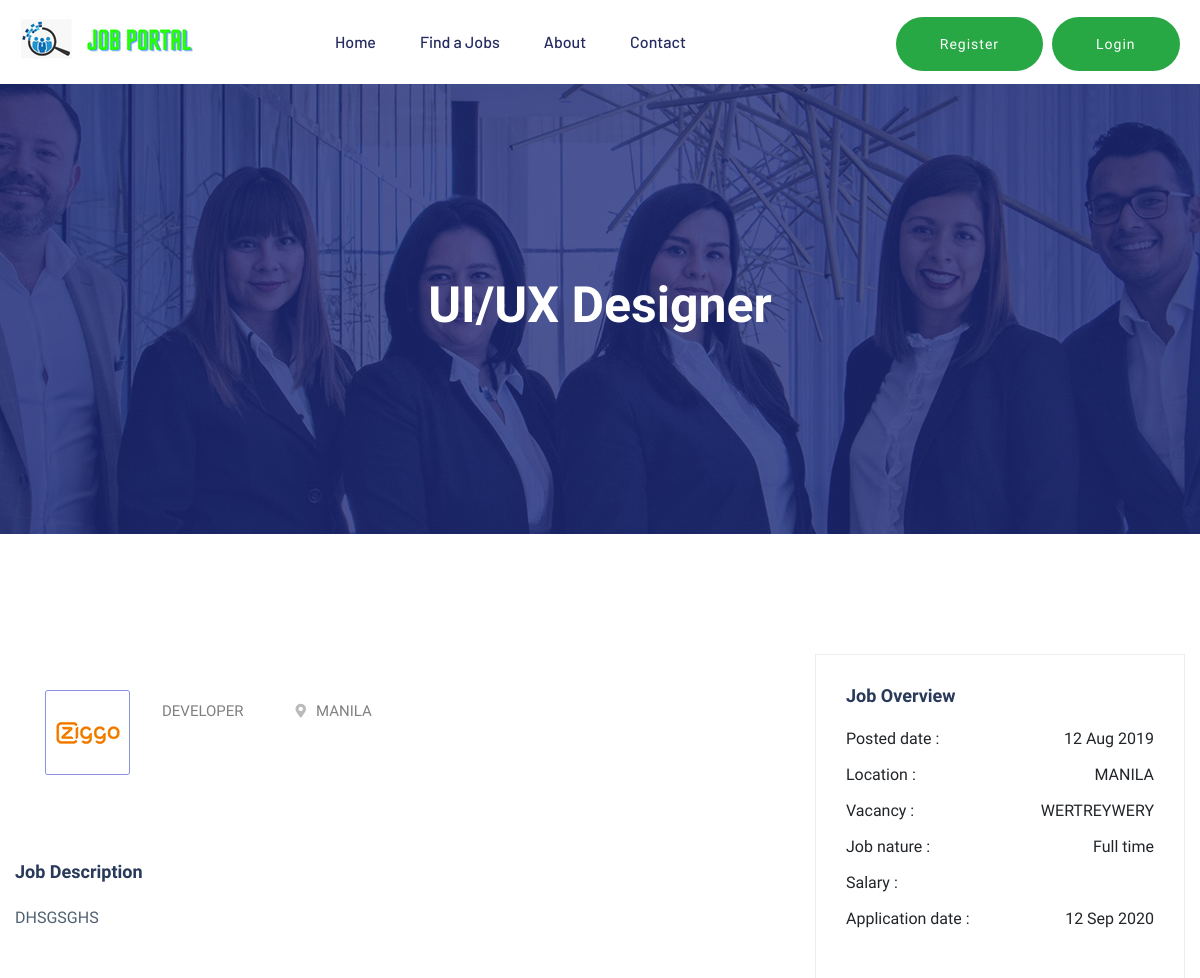
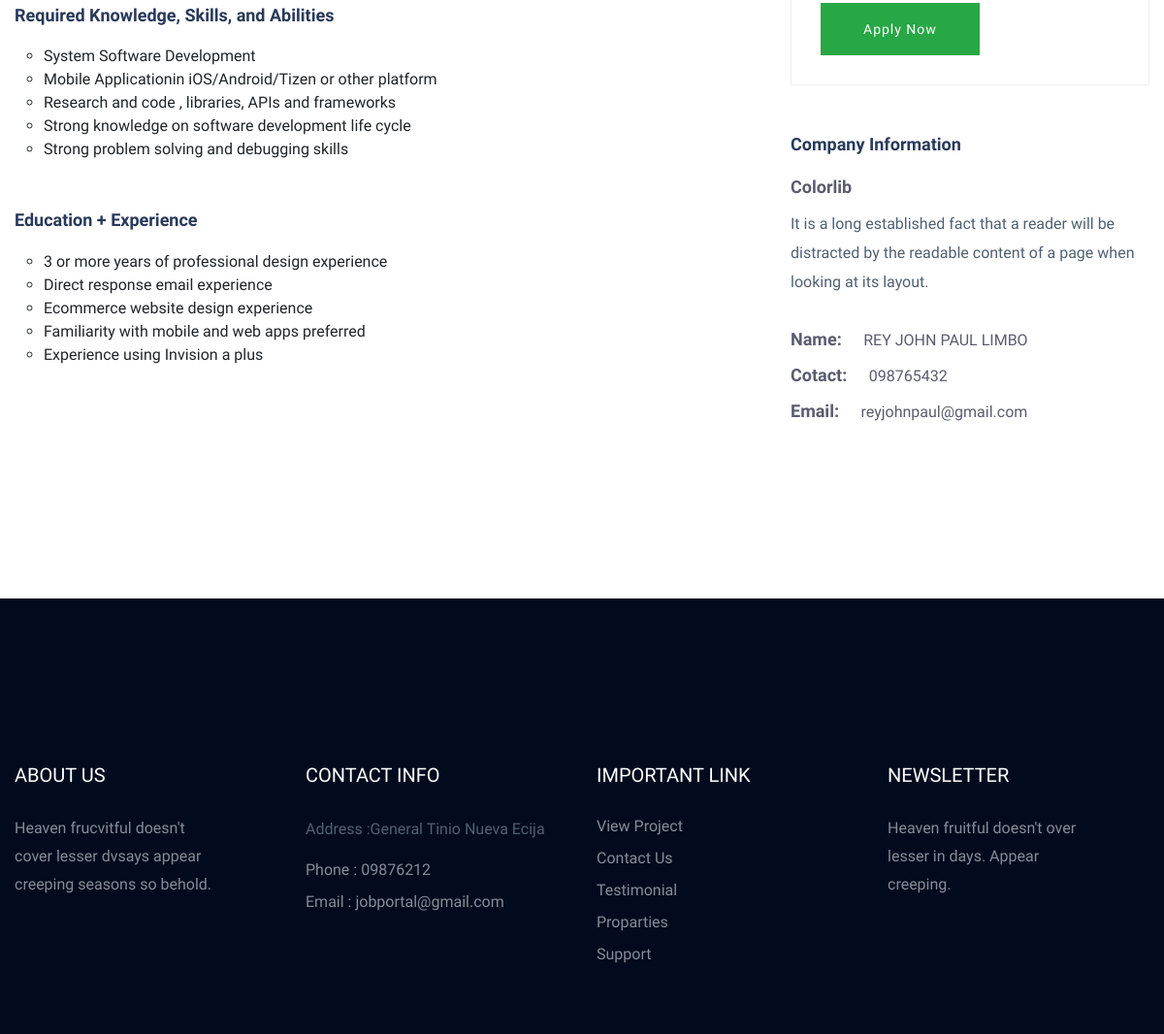
The page /job_details.php on the database as committed earlier (2 pictures, top to bottom).
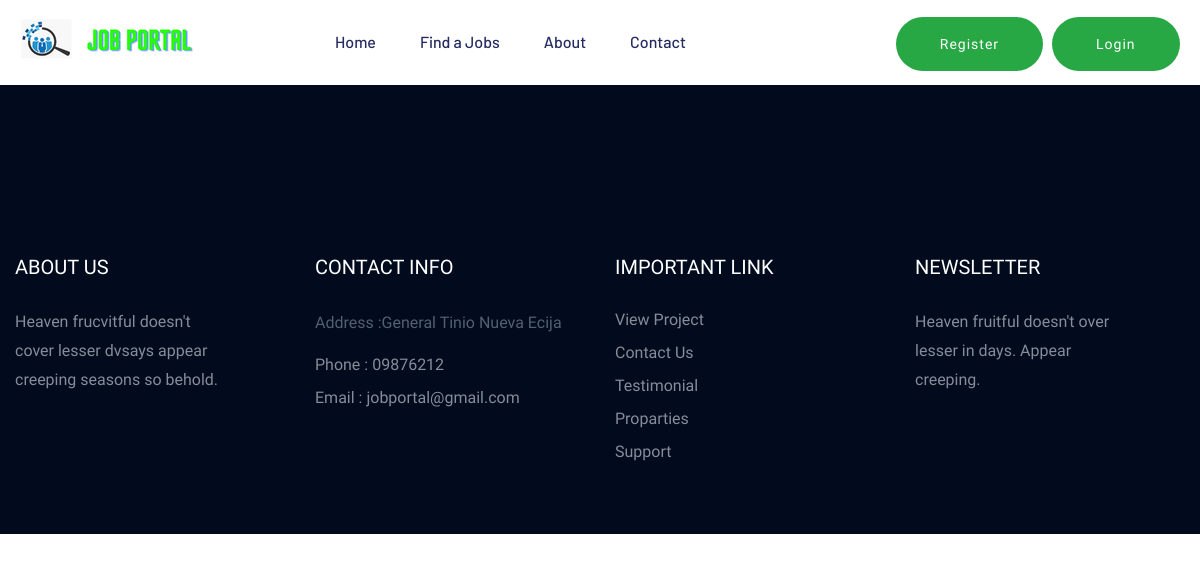
The same page on the database as committed later.
### tables this page shows
CREATE TABLE `jobs` (
  `jobs_id` int(11) NOT NULL,
  `job_company_name` varchar(100) NOT NULL,
  `jobs_name` varchar(100) NOT NULL,
  `jobs_address` varchar(100) NOT NULL,
  `jobs_description` varchar(100) NOT NULL,
  `jobs_r_skills` varchar(100) NOT NULL,
  `jobs_r_education_id` int(11) NOT NULL,
  `jobs_preferred_time` varchar(100) NOT NULL,
  `jobs_r_experience` varchar(100) NOT NULL,
  `jobs_vacancy_count` varchar(100) NOT NULL,
  `job_expected_salary` varchar(100) NOT NULL,
  `created_at` timestamp NOT NULL DEFAULT current_timestamp(),
  `jobs_user_id` int(11) NOT NULL
);

CREATE TABLE `users` (
  `user_id` int(100) NOT NULL,
  `user_fname` varchar(100) NOT NULL,
  `user_lname` varchar(100) NOT NULL,
  `user_contact` varchar(11) NOT NULL,
  `user_email` varchar(100) NOT NULL,
  `address` varchar(100) NOT NULL,
  `user_password` varchar(255) NOT NULL,
  `user_role_id` int(11) NOT NULL
);

### classes/CONFIGDB.php (called while the page is built, shortened)
<?php
	class CONFIGDB
	{
		private $_host = 'localhost';
		private $_username = 'root';
		private $_password = '';
		private $_database = 'job_portal_db';
		protected $connection;
		public function __construct()
		{
			if (!isset($this->connection)) {
				$this->connection = new mysqli($this->_host, $this->_username, $this->_password, $this->_database);
			}
			return $this->connection;
		}
	}
?>

### classes/CRUDAPI.php (called while the page is built, shortened)
<?php
include_once 'CONFIGDB.php';
class CRUDAPI extends CONFIGDB
{
	public function getData($query)
	{
		$result = $this->connection->query($query);
		$rows = array();
		while ($row = $result->fetch_assoc()) {
			$rows[] = $row;
		}
		return $rows;
	}
}
?>

### job_details.php (the view, shortened to what this page needs)
<?php include('applicantsviews/head.php'); ?>
    <?php include('applicantsviews/header.php'); ?>
    <main>
    <section class="section profile">
    <?php
         include_once("classes/CRUDAPI.php");
         $crudapi = new CRUDAPI();
         $query = "SELECT * FROM `jobs` left join users on users.user_id = jobs.jobs_id where jobs.jobs_id=1";
         $result = $crudapi->getData($query);
         foreach ($result as $key => $data) {
     ?>
   <div class="slider-area ">
        <div class="single-slider section-overly slider-height2 d-flex align-items-center" data-background="assets/img/hero/about.jpg">
            <div class="container">
                <div class="row">
                    <div class="col-xl-12">
                        <div class="hero-cap text-center">
                            <h2>UI/UX Designer</h2>
                        </div>
                    </div>
                </div>
            </div>
        </div>
        </div>
        <div class="job-post-company pt-120 pb-120">
            <div class="container">
                <div class="row justify-content-between">
                    <div class="col-xl-7 col-lg-8">
                        <div class="single-job-items mb-50">
                            <div class="job-items">
                                <div class="company-img company-img-details">
                                    <a href="#"><img src="assets/img/icon/job-list1.png" alt=""></a>
                                </div>
                                <div class="job-tittle">
                                    <ul>
                                        <li><?php echo strtoupper($data['jobs_name']); ?></li>
                                        <li><i class="fas fa-map-marker-alt"></i><?php echo strtoupper($data['jobs_address']); ?></li>
                                    </ul>
                                </div>
                            </div>
                        </div>
                        <div class="job-post-details">
                            <div class="post-details1 mb-50">
                                <div class="small-section-tittle">
                                    <h4>Job Description</h4>
                                </div>
                                <p><?php echo strtoupper($data['jobs_description']); ?></p>
                            </div>
                            <div class="post-details2  mb-50">
                                <div class="small-section-tittle">
                                    <h4>Required Knowledge, Skills, and Abilities</h4>
                                </div>
                               <ul>
                                   <li>System Software Development</li>
                                   <li>Mobile Applicationin iOS/Android/Tizen or other platform</li>
                                   <li>Research and code , libraries, APIs and frameworks</li>
                                   <li>Strong knowledge on software development life cycle</li>
                                   <li>Strong problem solving and debugging skills</li>
                               </ul>
                            </div>
                            <div class="post-details2  mb-50">
                                <div class="small-section-tittle">
                                    <h4>Education + Experience</h4>
                                </div>
                               <ul>
                                   <li>3 or more years of professional design experience</li>
                                   <li>Direct response email experience</li>
                                   <li>Ecommerce website design experience</li>
                                   <li>Familiarity with mobile and web apps preferred</li>
                                   <li>Experience using Invision a plus</li>
                               </ul>
                            </div>
                        </div>
                    </div>
                    <div class="col-xl-4 col-lg-4">
                        <div class="post-details3  mb-50">
                           <div class="small-section-tittle">
                               <h4>Job Overview</h4>
                           </div>
                          <ul>
                              <li>Posted date : <span>12 Aug 2019</span></li>
                              <li>Location : <span><?php echo strtoupper($data['jobs_address']); ?></span></li>
                              <li>Vacancy : <span><?php echo strtoupper($data['jobs_vacancy_count']); ?></span></li>
                              <li>Job nature : <span>Full time</span></li>
                              <li>Salary :  <span><?php echo strtoupper($data['job_expected_salary']); ?></span></li>
                              <li>Application date : <span>12 Sep 2020</span></li>
                          </ul>
                         <div class="apply-btn2">
                            <a href="#" class="btn">Apply Now</a>
                         </div>
                       </div>
                        <div class="post-details4  mb-50">
                           <div class="small-section-tittle">
                               <h4>Company Information</h4>
                           </div>
                              <span>Colorlib</span>
                              <p>It is a long established fact that a reader will be distracted by the readable content of a page when looking at its layout.</p>
                            <ul>
                                <li>Name: <span><?php echo strtoupper($data["user_fname"]." ".$data["user_lname"]); ?></span></li>
                                <li>Cotact: <span><?php echo $data["user_contact"] ?></span></span></li>
                                <li>Email: <span><?php echo $data["user_email"] ?></span></li>
                            </ul>
                       </div>
                    </div>
                </div>
            </div>
        </div>
        <?php }?>
    </main>
<?php include('applicantsviews/footer.php'); ?>
<?php include('applicantsviews/script.php'); ?>

### applicantsviews/head.php (shortened to what this page needs)
<!DOCTYPE html>
<html class="no-js" lang="zxx">
    <head>
            <link rel="stylesheet" href="assets/css/bootstrap.min.css">
            <link rel="stylesheet" href="assets/css/owl.carousel.min.css">
            <link rel="stylesheet" href="assets/css/flaticon.css">
            <link rel="stylesheet" href="assets/css/price_rangs.css">
            <link rel="stylesheet" href="assets/css/slicknav.css">
            <link rel="stylesheet" href="assets/css/animate.min.css">
            <link rel="stylesheet" href="assets/css/magnific-popup.css">
            <link rel="stylesheet" href="assets/css/fontawesome-all.min.css">
            <link rel="stylesheet" href="assets/css/themify-icons.css">
            <link rel="stylesheet" href="assets/css/slick.css">
            <link rel="stylesheet" href="assets/css/nice-select.css">
            <link rel="stylesheet" href="assets/css/style.css">
   </head>
   <body>

### applicantsviews/header.php (shortened to what this page needs)
<header>
       <div class="header-area header-transparrent">
           <div class="headder-top header-sticky">
                <div class="container">
                    <div class="row align-items-center">
                          <div class="col-lg-3 col-md-2">
                             <div class="logo">
                                <a href="index.php"><img src="assets/img/logo/logo.png" alt=""></a>
                            </div>
                           </div>
                        <div class="col-lg-9 col-md-9">
                            <div class="menu-wrapper">
                                <div class="main-menu">
                                    <nav class="d-none d-lg-block">
                                        <ul id="navigation">
                                            <li><a href="index.php" >Home</a></li>
                                            <li><a href="joblisting.php">Find a Jobs </a></li>
                                            <li><a href="about.php">About</a></li>
                                            <li><a href="contact.php" style="margin-right:186px;" >Contact</a></li>
                                            <li><button style="border-radius:30px;" type="button" class="btn head-btn1" id="registers">Register</button></li>
                                            <li><button style="border-radius:30px;" type="button"  class="btn head-btn21" id="logins">Login</button></li>
                                        </ul>
                                    </nav>
                                </div>
                                  </div>
                                </div>
                             <div class="col-12">
                             </div>
                    </div>
                </div>
           </div>
       </div>
    </header>

### applicantsviews/footer.php
<footer>
        <div class="footer-area footer-bg footer-padding">
            <div class="container">
                <div class="row d-flex justify-content-between">
                    <div class="col-xl-3 col-lg-3 col-md-4 col-sm-6">
                       <div class="single-footer-caption mb-50">
                         <div class="single-footer-caption mb-30">
                             <div class="footer-tittle">
                                 <h4>About Us</h4>
                                 <div class="footer-pera">
                                     <p>Heaven frucvitful doesn't cover lesser dvsays appear creeping seasons so behold.</p>
                                </div>
                             </div>
                         </div>
                       </div>
                    </div>
                    <div class="col-xl-3 col-lg-3 col-md-4 col-sm-5">
                        <div class="single-footer-caption mb-50">
                            <div class="footer-tittle">
                                <h4>Contact Info</h4>
                                <ul>
                                    <li>
                                    <p>Address :General Tinio Nueva Ecija</p>
                                    </li>
                                    <li><a href="#">Phone : 09876212</a></li>
                                    <li><a href="#">Email : jobportal@gmail.com</a></li>
                                </ul>
                            </div>
                        </div>
                    </div>
                    <div class="col-xl-3 col-lg-3 col-md-4 col-sm-5">
                        <div class="single-footer-caption mb-50">
                            <div class="footer-tittle">
                                <h4>Important Link</h4>
                                <ul>
                                    <li><a href="#"> View Project</a></li>
                                    <li><a href="#">Contact Us</a></li>
                                    <li><a href="#">Testimonial</a></li>
                                    <li><a href="#">Proparties</a></li>
                                    <li><a href="#">Support</a></li>
                                </ul>
                            </div>
                        </div>
                    </div>
                    <div class="col-xl-3 col-lg-3 col-md-4 col-sm-5">
                        <div class="single-footer-caption mb-50">
                            <div class="footer-tittle">
                                <h4>Newsletter</h4>
                                <div class="footer-pera footer-pera2">
                                 <p>Heaven fruitful doesn't over lesser in days. Appear creeping.</p>
                             </div>
                            </div>
                        </div>
                    </div>
                </div>
            </div>
        </div>
    </footer>

### applicantsviews/script.php (shortened to what this page needs)
    </body>
</html>

Rows that differ between the two databases and show on the page:
removed jobs: jobs_name "DEVELOPER", jobs_address "MANILA", jobs_description "DHSGSGHS", jobs_vacancy_count "WERTREYWERY", users.user_fname+user_lname "REY JOHN PAUL LIMBO", users.user_contact "098765432", users.user_email "reyjohnpaul@gmail.com"
